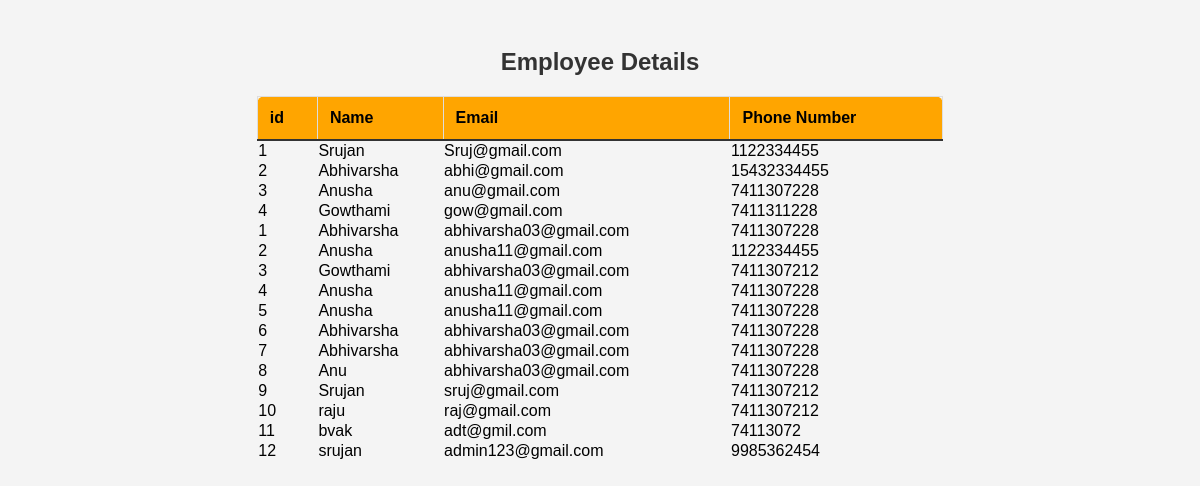
The app's page /index2 with its own data.
### app.py (models this page shows, shortened)
class Empreg(db.Model):
    id=db.Column(db.Integer,primary_key=True)
    Employee_Name=db.Column(db.String(20),unique=False,nullable=False)
    Employee_Email=db.Column(db.String(20),unique=False,nullable=False)
    Phone_Number=db.Column(db.Integer,unique=False,nullable=False)
    Password=db.Column(db.String(20),unique=False,nullable=False)
    Company_Passkey=db.Column(db.String(20),unique=False,nullable=False)

### app.py (the view)
@app.route('/index2')
def index2():
    users1=Empreg.query.all()
    return render_template('empinfo.html',EmpInfo=users1)

### templates/empinfo.html (shortened to what this page needs)
<!DOCTYPE html>
<html lang="en">
<head>
</head>
<body>
    <form action="/empinfo" method="POST">
        <h2>Employee Details</h2>
        <table class="employee-table">
            <thead>
                <tr>
                    <th>id</th>
                    <th>Name</th>
                    <th>Email</th>
                    <th>Phone Number</th>
                </tr>
                <tr>
                    <td>1</td>
                    <td>Srujan</td>
                    <td>Sruj@gmail.com</td>
                    <td>1122334455</td>
                </tr>
                <tr>
                    <td>2</td>
                    <td>Abhivarsha</td>
                    <td>abhi@gmail.com</td>
                    <td>15432334455</td>
                </tr>
                <tr>
                    <td>3</td>
                    <td>Anusha</td>
                    <td>anu@gmail.com</td>
                    <td>7411307228</td>
                </tr>
                <tr>
                    <td>4</td>
                    <td>Gowthami</td>
                    <td>gow@gmail.com</td>
                    <td>7411311228</td>
                </tr>
                <tr>
                    {% for data in EmpInfo %}
                    <td>{{data.id}}</td>
                    <td>{{data.Employee_Name}}</td>
                    <td>{{data.Employee_Email}}</td>
                    <td>{{data.Phone_Number}}</td>
                </tr>
                {% endfor %}
            </thead>
        </table>
</form>
</body>
</html>

### templates/empinfo.html (style rules this page uses)
body { font-family: Arial, sans-serif; background-color: #f4f4f4; padding: 20px; }
h2 { color: #333; text-align: center; }
.employee-table { width: 60%; margin: 20px auto; border-collapse: collapse; }
.employee-table th { background-color: #ffa500; color: #000; padding: 12px; text-align: left; border: 1px solid #ddd; }
.employee-table th:first-child { border-top-left-radius: 8px; }
.employee-table th:last-child { border-top-right-radius: 8px; }
.employee-table tr th { border-bottom: 2px solid #333; }

### records on screen
Empreg: id "1", Employee_Name "Abhivarsha", Employee_Email "abhivarsha03@gmail.com", Phone_Number "7411307228"
Empreg: id "2", Employee_Name "Anusha", Employee_Email "anusha11@gmail.com", Phone_Number "1122334455"
Empreg: id "3", Employee_Name "Gowthami", Employee_Email "abhivarsha03@gmail.com", Phone_Number "7411307212"
Empreg: id "4", Employee_Name "Anusha", Employee_Email "anusha11@gmail.com", Phone_Number "7411307228"
Empreg: id "5", Employee_Name "Anusha", Employee_Email "anusha11@gmail.com", Phone_Number "7411307228"
Empreg: id "6", Employee_Name "Abhivarsha", Employee_Email "abhivarsha03@gmail.com", Phone_Number "7411307228"
Empreg: id "7", Employee_Name "Abhivarsha", Employee_Email "abhivarsha03@gmail.com", Phone_Number "7411307228"
Empreg: id "8", Employee_Name "Anu", Employee_Email "abhivarsha03@gmail.com", Phone_Number "7411307228"
Empreg: id "9", Employee_Name "Srujan", Employee_Email "sruj@gmail.com", Phone_Number "7411307212"
Empreg: id "10", Employee_Name "raju", Employee_Email "raj@gmail.com", Phone_Number "7411307212"
Empreg: id "11", Employee_Name "bvak", Employee_Email "adt@gmil.com", Phone_Number "74113072"
Empreg: id "12", Employee_Name "srujan", Employee_Email "admin123@gmail.com", Phone_Number "9985362454"
